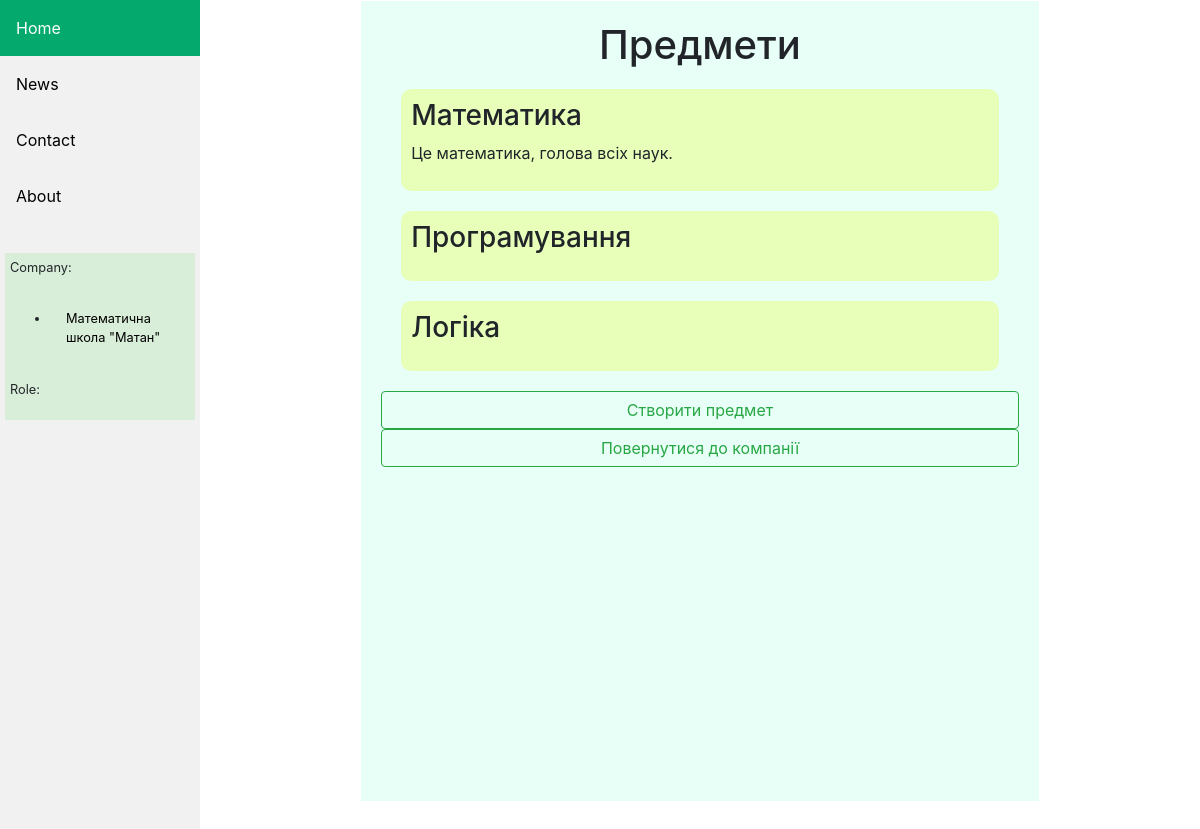
The page /main/company/4/subjects on the database its author committed.
### main/models.py (models this page shows, shortened)
class Company(models.Model):
    owner = models.ForeignKey(UserProfile, on_delete=models.PROTECT)
    name = models.CharField(max_length=60)
    description = models.TextField(max_length=1000, blank=True)
    C_t_min = models.IntegerField(default=0)  # %
    C_s_min = models.IntegerField(default=0)
    p_t_ser = models.FloatField(default=6)
    p_s_ser = models.FloatField(default=5)

class Subject(models.Model):
    name = models.CharField(max_length=60)
    description = models.TextField(max_length=1000, blank=True)
    company = models.ForeignKey(Company, on_delete=models.CASCADE)

### main/views.py (the view)
# urls.py: path('company/<int:id>/subjects', subjects, name='subjects'),
def subjects(request, id):
    comp_user = CompanyUser.objects.get(id=id)
    return render(request, 'subject_list.html', {'subjects': Subject.objects.filter(company=comp_user.company),
                                                 'comp_user': comp_user})

### authsys/models.py (called while the page is built, shortened)
    @property
    def my_companies(self):
        companies = []
        ids = []
        for c_user in self.companyuser_set.all():
            company = c_user.company
            if company.id in ids:
                continue
            company.selected = c_user.id == self.active_company_user_id
            ids.append(company.id)
            companies.append(company)
        return companies

    @property
    def available_roles(self):
        if not self.active_company_user:
            return []

### main/templates/subject_list.html (shortened to what this page needs)
{% extends 'base.html' %}
{% block content %}
<div class="wrapper">
    <div class="company">
        <div class="subjects">
            <h1 class="h1">Предмети</h1>
            {% for subject in subjects %}
                <a href="{% url 'main:edit_subject' comp_user.id subject.id %}">
                <div class="subject">
                    <h3>{{ subject.name }}</h3>
                    <p>{{ subject.description }}</p>
                </div>
                </a>
            {% endfor %}
            </div>
        <button class="btn btn-outline-success" onclick="window.location='{% url 'main:create_subject' comp_user.id %}'">Створити предмет</button>
        <button class="btn btn-outline-success" onclick="window.location='{% url 'main:enter_company' comp_user.id %}'">Повернутися до компанії</button>
    </div>
</div>
{% endblock %}

### main/templates/sidebar.html (shortened to what this page needs)
<div class="sidebar">
  <a class="active" href="#home">Home</a>
  <a href="#news">News</a>
  <a href="#contact">Contact</a>
  <a href="#about">About</a>
  <br>
  <div class="roles_panel">
    <p>Company: </p>
    <ul>
      {% for company in comp_user.userprofile.my_companies %}
          <li><a {% if company.selected %} style="background-color: #148a5fc3;;" {% endif %} href="/main/enter_company/{{ company.id }}"> {{ company.name }} </a></li>
      {% endfor %}
    </ul>
    <p>Role: </p>
  </div>
</div>

### main/static/CSS/sidebar.css (style rules this page uses)
.sidebar { margin: 0; padding: 0; width: 200px; background-color: #f1f1f1; position: fixed; height: 100%; overflow: auto; }
.roles_panel { margin: 5px; padding: 5px; background-color: rgba(0, 200, 0, 0.1); font-size: 0.8em; }
.sidebar a { display: block; color: black; padding: 16px; text-decoration: none; }
.sidebar a.active { background-color: #04AA6D; color: white; }

### main/templates/subject_list.html (style rules this page uses)
a { color: inherit; text-decoration: inherit; }
body { margin: 0px; padding: 0px; }
.wrapper { display: flex; flex-direction: column; align-items: center; }
.company { display: flex; flex-direction: column; width: 70%; background-color: rgb(231, 255, 247); min-height: 800px; padding: 20px; }
h1 { text-align: center; }
.subject { border-radius: 10px; background-color: rgba(232, 255, 127, 0.514); min-height: 70px; margin: 20px; padding: 10px; transition: 0.5s; }

### rows shown on the page
Company: name "Математична школа \"Матан\""
Subject: name "Математика", description "Це математика, голова всіх наук."
Subject: name "Програмування"
Subject: name "Логіка"
